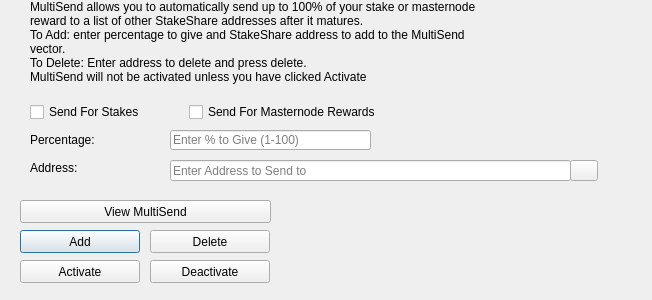
<?xml version="1.0" encoding="UTF-8"?>
<ui version="4.0">
 <class>MultiSendDialog</class>
 <widget class="QDialog" name="MultiSendDialog">
  <property name="windowModality">
   <enum>Qt::NonModal</enum>
  </property>
  <property name="geometry">
   <rect>
    <x>0</x>
    <y>0</y>
    <width>652</width>
    <height>300</height>
   </rect>
  </property>
  <property name="windowTitle">
   <string>MultiSend</string>
  </property>
  <widget class="QLineEdit" name="multiSendPercentEdit">
   <property name="geometry">
    <rect>
     <x>170</x>
     <y>130</y>
     <width>201</width>
     <height>20</height>
    </rect>
   </property>
   <property name="toolTip">
    <string>Enter whole numbers 1 - 100</string>
   </property>
   <property name="placeholderText">
    <string>Enter % to Give (1-100)</string>
   </property>
  </widget>
  <widget class="QLineEdit" name="multiSendAddressEdit">
   <property name="geometry">
    <rect>
     <x>170</x>
     <y>160</y>
     <width>401</width>
     <height>21</height>
    </rect>
   </property>
   <property name="toolTip">
    <string/>
   </property>
   <property name="placeholderText">
    <string>Enter Address to Send to</string>
   </property>
  </widget>
  <widget class="QLabel" name="label_2">
   <property name="geometry">
    <rect>
     <x>30</x>
     <y>0</y>
     <width>451</width>
     <height>121</height>
    </rect>
   </property>
   <property name="lineWidth">
    <number>1</number>
   </property>
   <property name="text">
    <string>MultiSend allows you to automatically send up to 100% of your stake or masternode reward to a list of other StakeShare addresses after it matures.
To Add: enter percentage to give and StakeShare address to add to the MultiSend vector.
To Delete: Enter address to delete and press delete.
MultiSend will not be activated unless you have clicked Activate</string>
   </property>
   <property name="alignment">
    <set>Qt::AlignLeading|Qt::AlignLeft|Qt::AlignTop</set>
   </property>
   <property name="wordWrap">
    <bool>true</bool>
   </property>
  </widget>
  <widget class="QLabel" name="message">
   <property name="geometry">
    <rect>
     <x>290</x>
     <y>200</y>
     <width>351</width>
     <height>91</height>
    </rect>
   </property>
   <property name="text">
    <string/>
   </property>
  </widget>
  <widget class="QPushButton" name="addButton">
   <property name="geometry">
    <rect>
     <x>20</x>
     <y>230</y>
     <width>120</width>
     <height>23</height>
    </rect>
   </property>
   <property name="toolTip">
    <string/>
   </property>
   <property name="statusTip">
    <string>Add to MultiSend Vector</string>
   </property>
   <property name="text">
    <string>Add</string>
   </property>
  </widget>
  <widget class="QPushButton" name="disableButton">
   <property name="geometry">
    <rect>
     <x>150</x>
     <y>260</y>
     <width>120</width>
     <height>23</height>
    </rect>
   </property>
   <property name="statusTip">
    <string>Deactivate MultiSend</string>
   </property>
   <property name="text">
    <string>Deactivate</string>
   </property>
  </widget>
  <widget class="QPushButton" name="addressBookButton">
   <property name="geometry">
    <rect>
     <x>570</x>
     <y>160</y>
     <width>28</width>
     <height>21</height>
    </rect>
   </property>
   <property name="toolTip">
    <string>Choose an address from the address book</string>
   </property>
   <property name="text">
    <string/>
   </property>
   <property name="icon">
    <iconset resource="../stakeshare.qrc">
     <normaloff>:/icons/address-book</normaloff>:/icons/address-book</iconset>
   </property>
   <property name="shortcut">
    <string>Alt+A</string>
   </property>
   <property name="autoDefault">
    <bool>false</bool>
   </property>
  </widget>
  <widget class="QLabel" name="label">
   <property name="geometry">
    <rect>
     <x>30</x>
     <y>130</y>
     <width>121</width>
     <height>20</height>
    </rect>
   </property>
   <property name="toolTip">
    <string>Percentage of stake to send</string>
   </property>
   <property name="text">
    <string>Percentage:</string>
   </property>
  </widget>
  <widget class="QLabel" name="label_5">
   <property name="geometry">
    <rect>
     <x>30</x>
     <y>160</y>
     <width>111</width>
     <height>16</height>
    </rect>
   </property>
   <property name="toolTip">
    <string>Address to send portion of stake to</string>
   </property>
   <property name="text">
    <string>Address:</string>
   </property>
  </widget>
  <widget class="QPushButton" name="deleteButton">
   <property name="geometry">
    <rect>
     <x>150</x>
     <y>230</y>
     <width>120</width>
     <height>23</height>
    </rect>
   </property>
   <property name="toolTip">
    <string/>
   </property>
   <property name="statusTip">
    <string>Delete Address From MultiSend Vector</string>
   </property>
   <property name="text">
    <string>Delete</string>
   </property>
  </widget>
  <widget class="QPushButton" name="activateButton">
   <property name="geometry">
    <rect>
     <x>20</x>
     <y>260</y>
     <width>120</width>
     <height>23</height>
    </rect>
   </property>
   <property name="statusTip">
    <string>Activate MultiSend</string>
   </property>
   <property name="text">
    <string>Activate</string>
   </property>
  </widget>
  <widget class="QPushButton" name="viewButton">
   <property name="geometry">
    <rect>
     <x>20</x>
     <y>200</y>
     <width>251</width>
     <height>23</height>
    </rect>
   </property>
   <property name="toolTip">
    <string/>
   </property>
   <property name="statusTip">
    <string>View MultiSend Vector</string>
   </property>
   <property name="text">
    <string>View MultiSend</string>
   </property>
  </widget>
  <widget class="QWidget" name="horizontalLayoutWidget">
   <property name="geometry">
    <rect>
     <x>30</x>
     <y>100</y>
     <width>351</width>
     <height>24</height>
    </rect>
   </property>
   <layout class="QHBoxLayout" name="horizontalLayout">
    <item>
     <widget class="QCheckBox" name="multiSendStakeCheckBox">
      <property name="text">
       <string>Send For Stakes</string>
      </property>
     </widget>
    </item>
    <item>
     <widget class="QCheckBox" name="multiSendMasternodeCheckBox">
      <property name="text">
       <string>Send For Masternode Rewards</string>
      </property>
     </widget>
    </item>
   </layout>
  </widget>
 </widget>
 <resources>
  <include location="../stakeshare.qrc"/>
 </resources>
 <connections/>
</ui>
